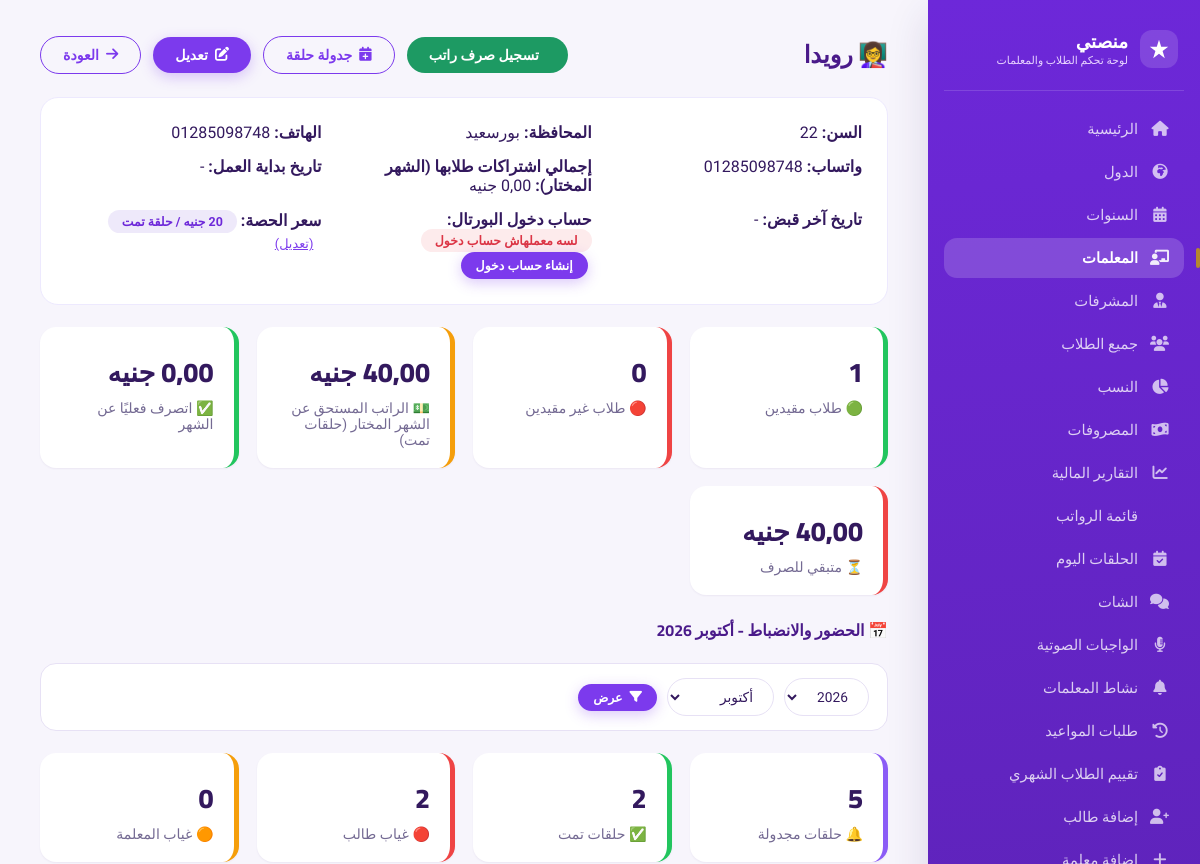
Page /teacher/1/ (signed in, upper part) on the earlier database version.
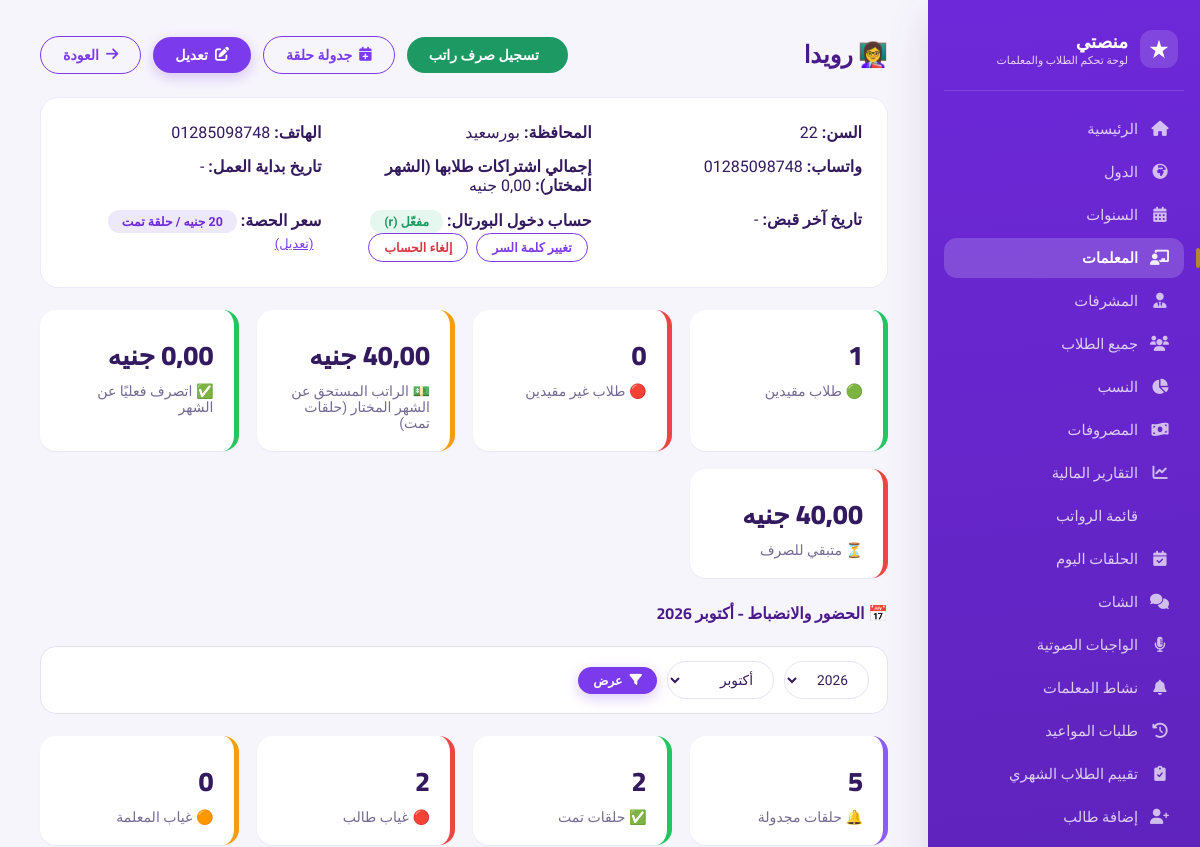
Same page on the later database version.
### core/views.py (the view)
# urls.py: path('teacher/<int:teacher_id>/', views.teacher_detail, name='teacher_detail'),
@staff_member_required
def teacher_detail(request, teacher_id):
    teacher = get_object_or_404(Teacher, pk=teacher_id)
    now = timezone.now()
    stat_year = _to_int_or_none(request.GET.get('year')) or now.year
    stat_month = _to_int_or_none(request.GET.get('month')) or now.month
    students = _annotate_paid(teacher.students.all(), stat_year, stat_month)
    context = {
        'teacher': teacher,
        'teacher_login_display': getattr(teacher.user, User.USERNAME_FIELD, None) if teacher.user_id else None,
        'students': students,
        'current_students': students.filter(status='active').count(),
        'previous_students': students.filter(status='inactive').count(),
        'salary_records': teacher.salary_records.all()[:12],
        'salary_this_month': teacher.calculated_salary(year=stat_year, month=stat_month),
        'salary_paid_this_month': teacher.paid_salary(year=stat_year, month=stat_month),
        'salary_remaining': teacher.remaining_salary(year=stat_year, month=stat_month),
        'subscriptions_this_month': teacher.total_subscriptions(year=stat_year, month=stat_month),
        'monthly_stats': teacher.monthly_lesson_stats(year=stat_year, month=stat_month),
        'stat_year': stat_year,
        'stat_month': stat_month,
        'stat_month_name': ARABIC_MONTHS.get(stat_month, stat_month),
        'arabic_months': ARABIC_MONTHS,
        'stat_years_range': sorted({now.year - 1, now.year, now.year + 1}, reverse=True),
        'upcoming_lessons': teacher.lessons.filter(status='scheduled', scheduled_at__gte=now).order_by('scheduled_at')[:15],
        'recent_complaints': teacher.complaints.all()[:5],
    }
    return render(request, 'core/teacher_detail.html', context)

### chat/context_processors.py (called while the page is built, shortened)
def chat_counts(request):
    user = getattr(request, 'user', None)
    if not user or not user.is_authenticated:
        return {}
    try:
        from .models import Conversation
        if user.is_staff:
            agg = Conversation.objects.aggregate(
                unread=Count('id', filter=Q(admin_unread__gt=0)),
                flagged=Count('id', filter=Q(is_flagged=True)),
            )
            return {'chat_admin_unread': agg['unread'] or 0, 'chat_admin_flagged': agg['flagged'] or 0}
    except Exception:
        return {}
    return {}

### config/context_processors.py (called while the page is built)
def seo(request):
    site_url = getattr(settings, 'CANONICAL_URL', 'https://alagme.com').rstrip('/')
    canonical = site_url + request.path
    page = request.GET.get('page', '')
    if page.isdigit() and int(page) > 1:
        canonical += f'?page={int(page)}'
    wa = getattr(settings, 'WHATSAPP_PUBLIC_NUMBER', '')
    return {
        'SITE_URL': site_url,
        'canonical_url': canonical,
        'SITE_NAME': getattr(settings, 'SITE_NAME', ''),
        'WHATSAPP_PUBLIC_NUMBER': wa,
        'WHATSAPP_LINK': f'https://wa.me/{wa}' if wa else '',
    }

### core/models.py (called while the page is built)
    def was_auto_defaulted(self):
        return self.is_overdue_unrecorded()

### templates/core/teacher_detail.html (shortened to what the changed rows need)
{% extends 'core/base.html' %}
{% block content %}
<div class="flex" style="justify-content: space-between; flex-wrap: wrap;">
    <h2 style="color:#4a1a8a;">👩‍🏫 {{ teacher.name }}</h2>
</div>
<div style="display: grid; grid-template-columns: repeat(auto-fit, minmax(200px,1fr)); gap:15px; background:white; padding:25px; border-radius:18px; border:1px solid #ede9fe; margin:20px 0;">
    <div>
        <strong>حساب دخول البورتال:</strong>
        {% if teacher.user_id %}
            <span class="badge-neutral" style="background:var(--green-soft); color:var(--green);">مفعّل ({{ teacher_login_display }})</span>
            <a href="{% url 'reset_teacher_login_password' teacher.id %}" class="btn btn-outline btn-sm" style="margin-right:4px;">تغيير كلمة السر</a>
            <form method="POST" action="{% url 'revoke_teacher_login' teacher.id %}" style="display:inline;" onsubmit="return confirm('إلغاء حساب الدخول؟ المعلمة مش هتقدر تدخل تاني.');">
                <button type="submit" class="btn btn-outline btn-sm" style="color:var(--red); margin-right:4px;">إلغاء الحساب</button>
            </form>
        {% else %}
            <span class="badge-neutral" style="background:var(--red-soft); color:var(--red);">لسه معملهاش حساب دخول</span>
            <a href="{% url 'create_teacher_login' teacher.id %}" class="btn btn-primary btn-sm" style="margin-right:4px;">إنشاء حساب دخول</a>
        {% endif %}
    </div>
</div>
{% endblock %}

Differences in the rows shown:
changed Teacher "رويدا": user_id empty → 6 (drawn)
Other differences:
{{ teacher_login_display }}: (not shown) → "r"
text no longer shown: "لسه معملهاش حساب دخول إنشاء حساب دخول"
text now shown: "مفعّل ( ) تغيير كلمة السر إلغاء الحساب"
